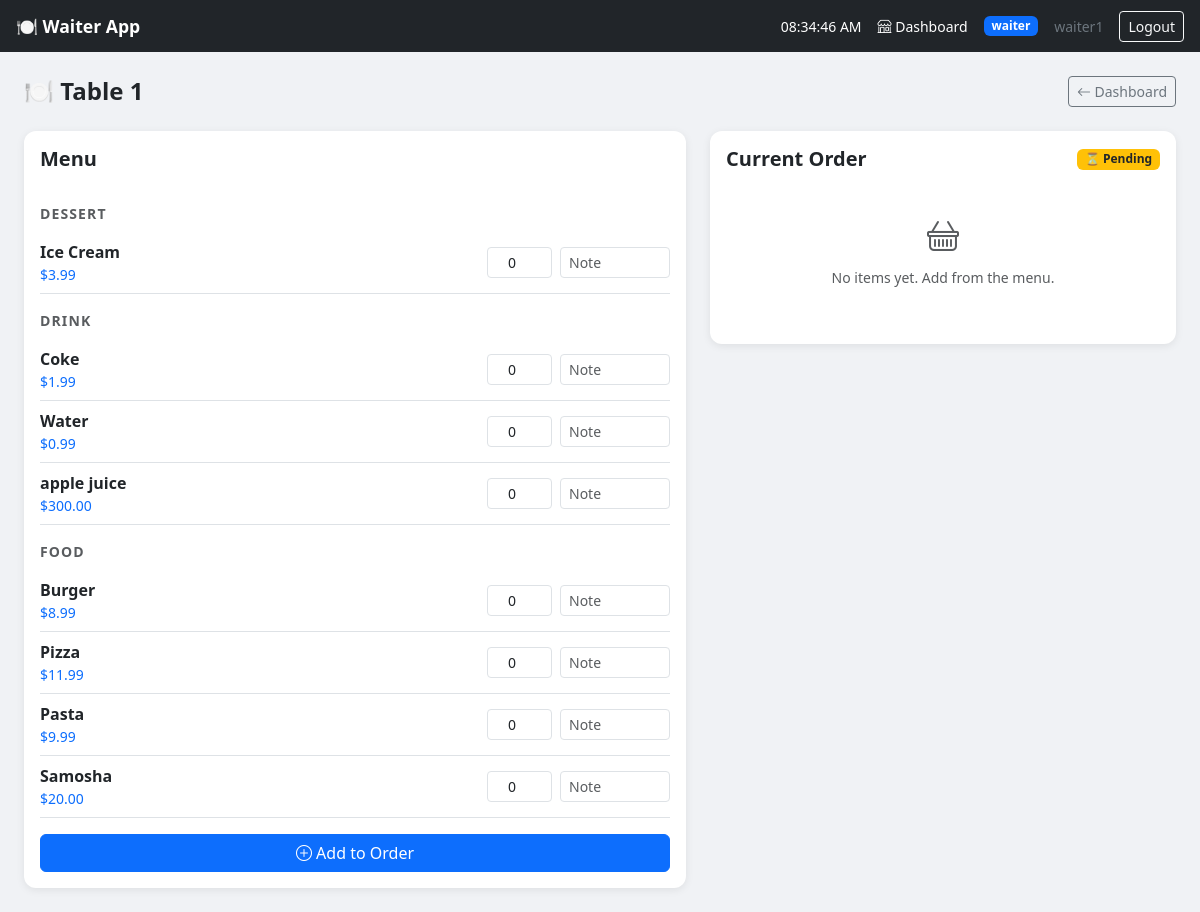
/table/6/ (signed in), run on an earlier commit of the app's database.
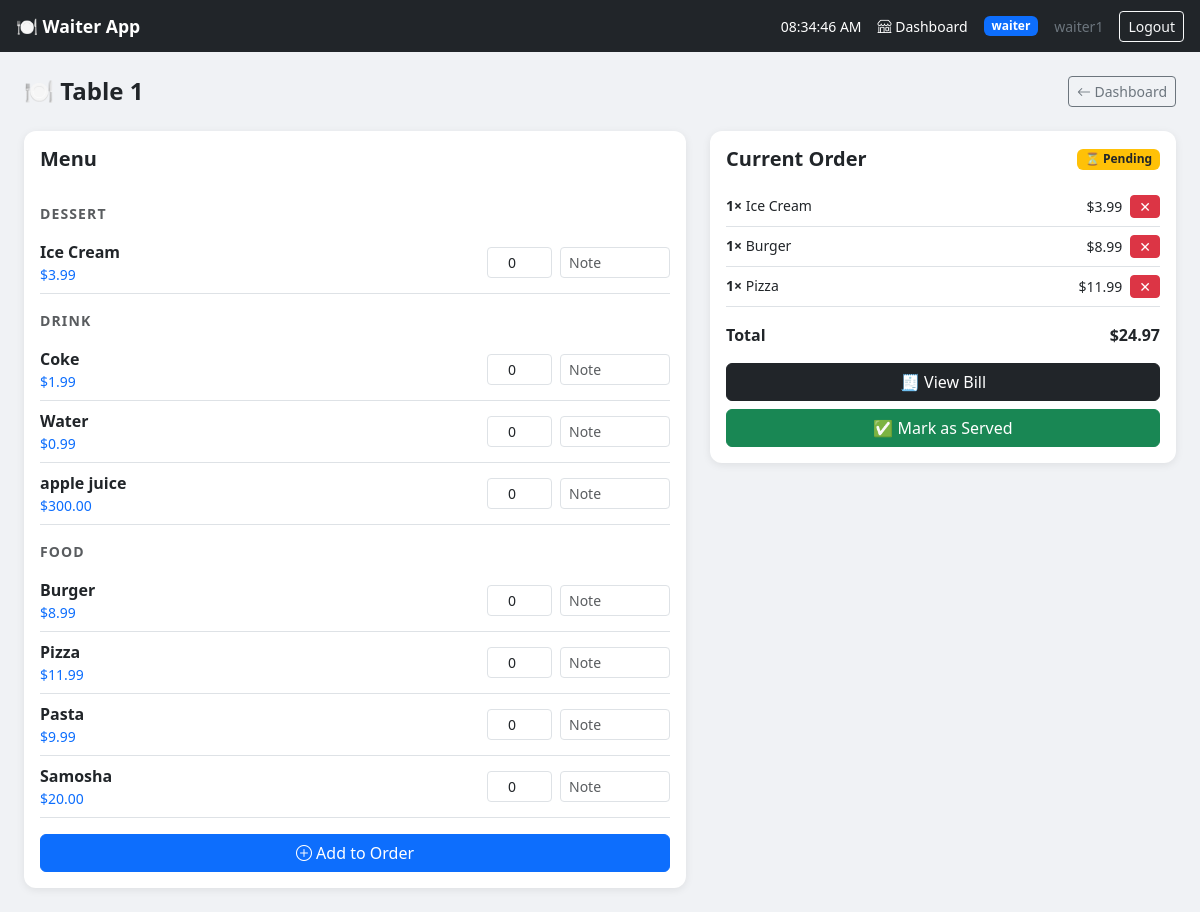
And on a later commit of the database.
### core/models.py (models this page shows, shortened)
class MenuItem(models.Model):
    CATEGORY_CHOICES = [
        ('food', 'Food'),
        ('drink', 'Drink'),
        ('dessert', 'Dessert'),
    ]
    name = models.CharField(max_length=100)
    price = models.DecimalField(max_digits=6, decimal_places=2)
    category = models.CharField(max_length=20, choices=CATEGORY_CHOICES)
    is_available = models.BooleanField(default=True)

class OrderItem(models.Model):
    order = models.ForeignKey(Order, on_delete=models.CASCADE, related_name='items')
    menu_item = models.ForeignKey(MenuItem, on_delete=models.CASCADE)
    quantity = models.PositiveIntegerField(default=1)
    note = models.TextField(blank=True)  # e.g. "no onions"
    def subtotal(self):
        return self.quantity * self.menu_item.price

class Order(models.Model):
    STATUS_CHOICES = [
        ('pending', 'Pending'),
        ('preparing', 'Preparing'),
        ('served', 'Served'),
        ('paid', 'Paid'),
    ]
    table      = models.ForeignKey(Table, on_delete=models.CASCADE, related_name='orders')
    status     = models.CharField(max_length=20, choices=STATUS_CHOICES, default='pending')
    created_at = models.DateTimeField(auto_now_add=True)
    updated_at = models.DateTimeField(auto_now=True)
    served_at  = models.DateTimeField(null=True, blank=True)
    def total_price(self):
        return sum(item.subtotal() for item in self.items.all())

### core/views.py (the view, shortened to what this page needs)
# urls.py: path('table/<int:table_id>/', views.table_order, name='table_order'),
@role_required('waiter', 'admin')
def table_order(request, table_id):
    table = get_object_or_404(Table, id=table_id)
    menu_items = MenuItem.objects.filter(is_available=True).order_by('category')
    order = Order.objects.filter(
        table=table, status__in=['pending', 'preparing', 'served']
    ).first()
    return render(request, 'core/table_order.html', {
        'table': table, 'menu_items': menu_items, 'order': order
    })

### core/templates/core/table_order.html (shortened to what the changed rows need)
{% extends 'core/base.html' %}
{% block content %}
<div class="row g-4">
    <div class="col-12 col-lg-7">
        <div class="card p-3">
            <form method="post">
                {% regroup menu_items by category as category_list %}
                {% for category in category_list %}
                    <div class="text-uppercase text-muted fw-bold small mb-2 mt-3"
                         style="letter-spacing:.08em;">
                        {{ category.grouper }}
                    </div>
                    {% for item in category.list %}
                    <div class="d-flex align-items-center justify-content-between py-2 border-bottom">
                        <div>
                            <div class="fw-semibold">{{ item.name }}</div>
                            <div class="text-primary small">${{ item.price }}</div>
                        </div>
                        <div class="d-flex align-items-center gap-2">
                            <input type="number" name="quantity_{{ item.id }}"
                                   min="0" value="0"
                                   class="form-control form-control-sm text-center"
                                   style="width:65px;">
                            <input type="text" name="note_{{ item.id }}"
                                   placeholder="Note"
                                   class="form-control form-control-sm"
                                   style="width:110px;">
                        </div>
                    </div>
                    {% endfor %}
                {% endfor %}
                <button type="submit" class="btn btn-primary w-100 mt-3">
                    <i class="bi bi-plus-circle"></i> Add to Order
                </button>
            </form>
        </div>
    </div>
    <div class="col-12 col-lg-5">
        <div class="card p-3">
            <div class="d-flex justify-content-between align-items-center mb-3">
                <h5 class="fw-bold mb-0">Current Order</h5>
                {% if order %}
                    {% if order.status == 'served' %}
                        <span class="badge bg-success">✅ Served</span>
                    {% elif order.status == 'preparing' %}
                        <span class="badge bg-primary">🔥 Preparing</span>
                    {% elif order.status == 'pending' %}
                        <span class="badge bg-warning text-dark">⏳ Pending</span>
                    {% endif %}
                {% endif %}
            </div>
            {% if order and order.items.all %}
    {% for item in order.items.all %}
        <div class="d-flex justify-content-between align-items-start py-2 border-bottom small">
            <div>
                <span class="fw-semibold">{{ item.quantity }}×</span> {{ item.menu_item.name }}
            </div>
            <div class="d-flex align-items-center gap-2">
                <span>${{ item.subtotal }}</span>
                <a href="{% url 'remove_order_item' item.id %}"
                   class="btn btn-danger btn-sm py-0 px-2"
                   onclick="return confirm('Remove this item?')">✕</a>
            </div>
        </div>
    {% endfor %}
    <div class="d-flex justify-content-between fw-bold mt-3 mb-3 fs-6">
        <span>Total</span>
        <span>${{ order.total_price }}</span>
    </div>
    <a href="{% url 'bill' order.id %}" class="btn btn-dark w-100 mb-2">
        🧾 View Bill
    </a>
    {% if order.status != 'paid' %}
        <a href="{% url 'mark_order_served' order.id %}"
           class="btn btn-success w-100"
           onclick="return confirm('Mark this order as served and save to records?')">
            ✅ Mark as Served
        </a>
    {% else %}
        <div class="alert alert-info text-center py-2 small">
            ✅ Order completed and saved to records.
        </div>
    {% endif %}
{% else %}
    <div class="text-center text-muted py-4">
        <i class="bi bi-basket" style="font-size:2rem;"></i>
        <p class="mt-2 small">No items yet. Add from the menu.</p>
    </div>
{% endif %}
{% endblock content %}

What changed in the data, as far as the page shows it:
added OrderItem: quantity "1", menu_item.name "Ice Cream", subtotal "3.99"
added OrderItem: quantity "1", menu_item.name "Burger", subtotal "8.99"
added OrderItem: quantity "1", menu_item.name "Pizza", subtotal "11.99"
added Order: total_price "24.97"
Also different on the page:
text no longer shown: "No items yet. Add from the menu."
text now shown: "Total $ 🧾 View Bill ✅ Mark as Served"
